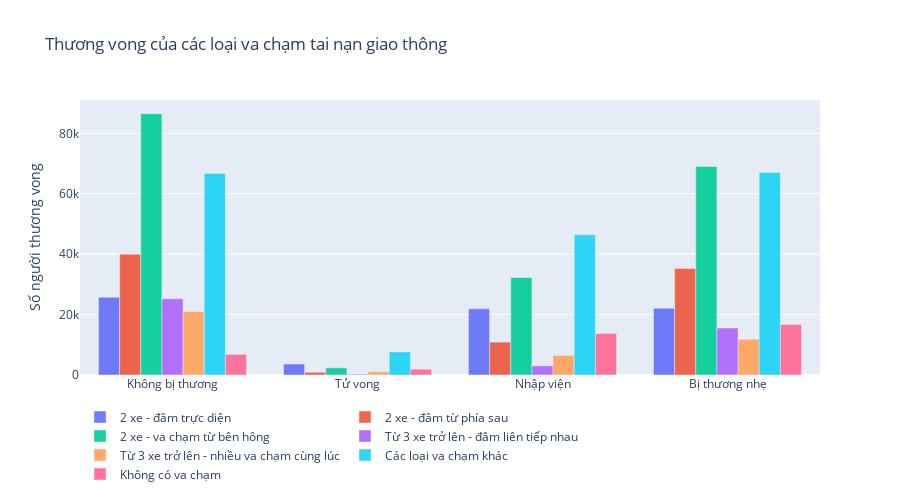

Notebook source saved alongside this figure:
### Markdown cell above
* Các vụ tai nạn chủ yếu là va __chạm từ bên hông__ hoặc __các loại va chạm khác__ (va chạm với vật cản, rào chắn hoặc người đi bộ, ...), mà ở trên chúng ta đã biết là phần lớn tai nạn xảy ra ở ngoài các nút giao thông, vậy:
    * __2 xe - va chạm từ bên hông:__ bình thường va chạm từ bên hông thì là do vượt đèn đỏ hoặc băng qua đường không cẩn thận, tuy nhiên như đã nói phần lớn tai nạn không xảy ra ở các giao lộ -> khả năng cao là xe vượt xe không thành công -> tai nạn
    * __Các loại va chạm khác:__ tức là phần lớn các tai nạn chỉ có 1 xe, tự người lái va chạm với vật cản -> trình trạng của tài xế có vấn đề (VD: say rượu, dùng chất kích thích, ...)

### Code cell
# Merge với df_3 để lấy dữ liệu về thương vong của người bị tai nạn
temp = df_1.merge(df_3, how='right')

keydict = {1:'2 xe - đâm trực diện', 2:'2 xe - đâm từ phía sau', 3:'2 xe - va chạm từ bên hông', 
    4: 'Từ 3 xe trở lên - đâm liên tiếp nhau', 5:'Từ 3 xe trở lên - nhiều va chạm cùng lúc', 6:'Các loại va chạm khác', 7: 'Không có va chạm'}

traces = []
for key, grp in temp.groupby(temp['col']):
    aggregated = grp.grav.value_counts().sort_index()
    x_values = aggregated.index.tolist()
    y_values = aggregated.values.tolist()
    x1,y1 = x_values, y_values  
    x1 = ['Không bị thương', 'Tử vong', 'Nhập viện', 'Bị thương nhẹ']

    trace1 = go.Bar(x=x1, y=y1, opacity=0.9, name= keydict[key])

    layout = dict(height=500, title='Thương vong của các loại va chạm tai nạn giao thông', legend=dict(orientation="h"), 
                    yaxis = dict(title = 'Số người thương vong'))
    traces.append(trace1)              
fig = go.Figure(data=traces, layout=layout);
iplot(fig);

### Figure 1 — Plotly figure (JSON) as saved in the notebook; plotly's stock layout.template omitted (floating-point values rounded to 4 significant figures)
{"data": [{"name": "2 xe - đâm trực diện", "opacity": 0.9, "type": "bar", "x": ["Không bị thương", "Tử vong", "Nhập viện", "Bị thương nhẹ"], "y": [25724, 3635, 21914, 22102]}, {"name": "2 xe - đâm từ phía sau", "opacity": 0.9, "type": "bar", "x": ["Không bị thương", "Tử vong", "Nhập viện", "Bị thương nhẹ"], "y": [39997, 896, 10890, 35268]}, {"name": "2 xe - va chạm từ bên hông", "opacity": 0.9, "type": "bar", "x": ["Không bị thương", "Tử vong", "Nhập viện", "Bị thương nhẹ"], "y": [86498, 2376, 32294, 69041]}, {"name": "Từ 3 xe trở lên - đâm liên tiếp nhau", "opacity": 0.9, "type": "bar", "x": ["Không bị thương", "Tử vong", "Nhập viện", "Bị thương nhẹ"], "y": [25231, 260, 3037, 15559]}, {"name": "Từ 3 xe trở lên - nhiều va chạm cùng lúc", "opacity": 0.9, "type": "bar", "x": ["Không bị thương", "Tử vong", "Nhập viện", "Bị thương nhẹ"], "y": [21027, 1098, 6475, 11827]}, {"name": "Các loại va chạm khác", "opacity": 0.9, "type": "bar", "x": ["Không bị thương", "Tử vong", "Nhập viện", "Bị thương nhẹ"], "y": [66740, 7628, 46410, 67072]}, {"name": "Không có va chạm", "opacity": 0.9, "type": "bar", "x": ["Không bị thương", "Tử vong", "Nhập viện", "Bị thương nhẹ"], "y": [6793, 1926, 13734, 16701]}], "layout": {"height": 500, "legend": {"orientation": "h"}, "title": {"text": "Thương vong của các loại va chạm tai nạn giao thông"}, "yaxis": {"title": {"text": "Số người thương vong"}}}}
